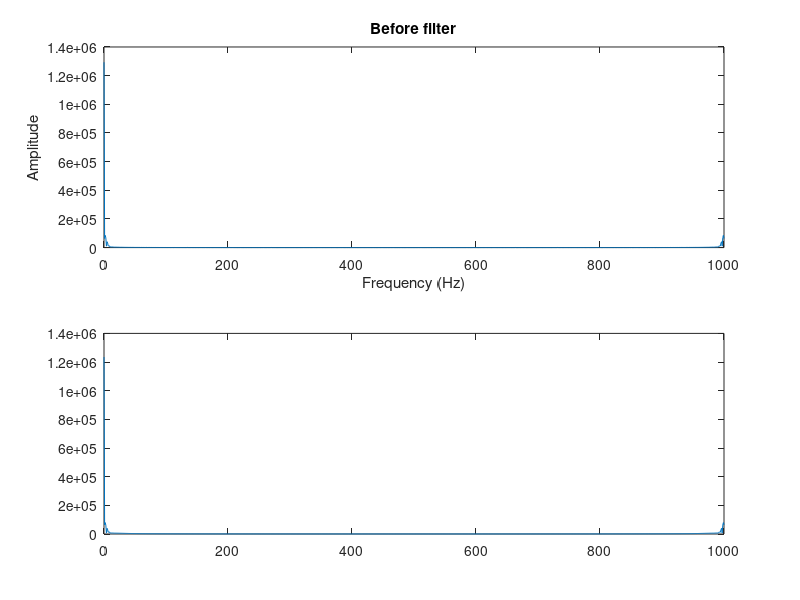

Write MATLAB code to recreate this figure. (Note: this script raises an error after producing the figure.)
% ve dang cua tin hieu
fs=1000;
Lfft=1024;
ppg=load('ppg3.txt');
plot(ppg);
% ve fft cua tin hieu
subplot(211)
plot(linspace(0,fs,Lfft),abs(fft(ppg,Lfft)));
xlabel('Frequency (Hz)');
ylabel('Amplitude');
title('Before filter');
N=80;
h_ppg=fir1(N,0.2*2/fs,'high');
ppg_filterhighpass=conv(ppg,h_ppg,'same');
h1_ppg=fir1(N,20*2/fs,'low');
ppg_filter=conv(ppg_filterhighpass,h1_ppg,'same');
subplot(212)
plot(linspace(0,fs,Lfft),abs(fft(ppg_filter,Lfft)));
% xlabel('Frequency (Hz)');
% ylabel('Amplitude');
% title('After filter');
% figure
% plot(ppg_filter);

%===================R_detection on PPG===================%
ppg_signal=ppg_filter;
slp=slope(ppg_signal,12);% xet do doc cua tin hieu tham so dau vao: tin hieu va buoc nhay cua doc

high=high_detection(slp,200); % xac dinh diem dinh cua moi doc

min_high=10000;
for i=1:length(high)-3;
    high_point=slp(high(i));
    for j=i:i+3
        if slp(high(j))>high_point
            high_point=slp(high(j));
        end
    end
    if(high_point<min_high)
        min_high=high_point;
    end

end

threshold1=2*min_high;
noise_peak=high(slp(high)>threshold1);
high(slp(high)>threshold1)=[];

threshold2=0.76*(max(slp(high))+min(slp(high)))/2;
high(slp(high)<threshold2)=[];

peak=zeros(length(high),1);
n=75;
for i=1:length(high)
    max_point=ppg_signal(high(i));
    max_index=0;
    for j=-n:n
        if ppg_signal(high(i)+j)> max_point
            max_point=ppg_signal(high(i)+j);
            max_index=high(i)+j;
        end
    end
    peak(i)= max_index;
end
peak(peak==0)=[];

slp1=zeros(length(ppg_signal),1);
n1=30;
for i=1+n1:length(ppg_signal)
    if ppg_signal(i)> ppg_signal(i-n1)
        slp1(i)=ppg_signal(i)-ppg_signal(i-n1);
    else
        slp1(i)=0;
    end
end

slp1=slp1.^2;

threshold3=0.4*(min(slp1(peak))+ max(slp1(peak)))/2;
peak(slp1(peak)<threshold3)=[];
slp1(slp1<threshold3)=0;

systole_peak=peak;

figure;
plot(ppg_signal);hold on;
plot(systole_peak,ppg_signal(systole_peak),'ro','MarkerEdgeColor','r','MarkerFaceColor','r','MarkerSize',6);
xlabel('Sample');
title('Systole points-PPG signal');

%===================Heart rate estimation===================%

HR=zeros(length(systole_peak),1);
for i=2:length(systole_peak)              % HR(1)=0
    j=find(noise_peak < systole_peak(i),1,'last');
        if noise_peak(j)>systole_peak(i-1)
            HR(i)=0;
        else
            HR(i)=60*fs/(systole_peak(i)-systole_peak(i-1));
        end
end

figure;
stem(HR,'ro','MarkerEdgeColor','b','MarkerFaceColor','b','MarkerSize',6);
title('Heart Rate');


